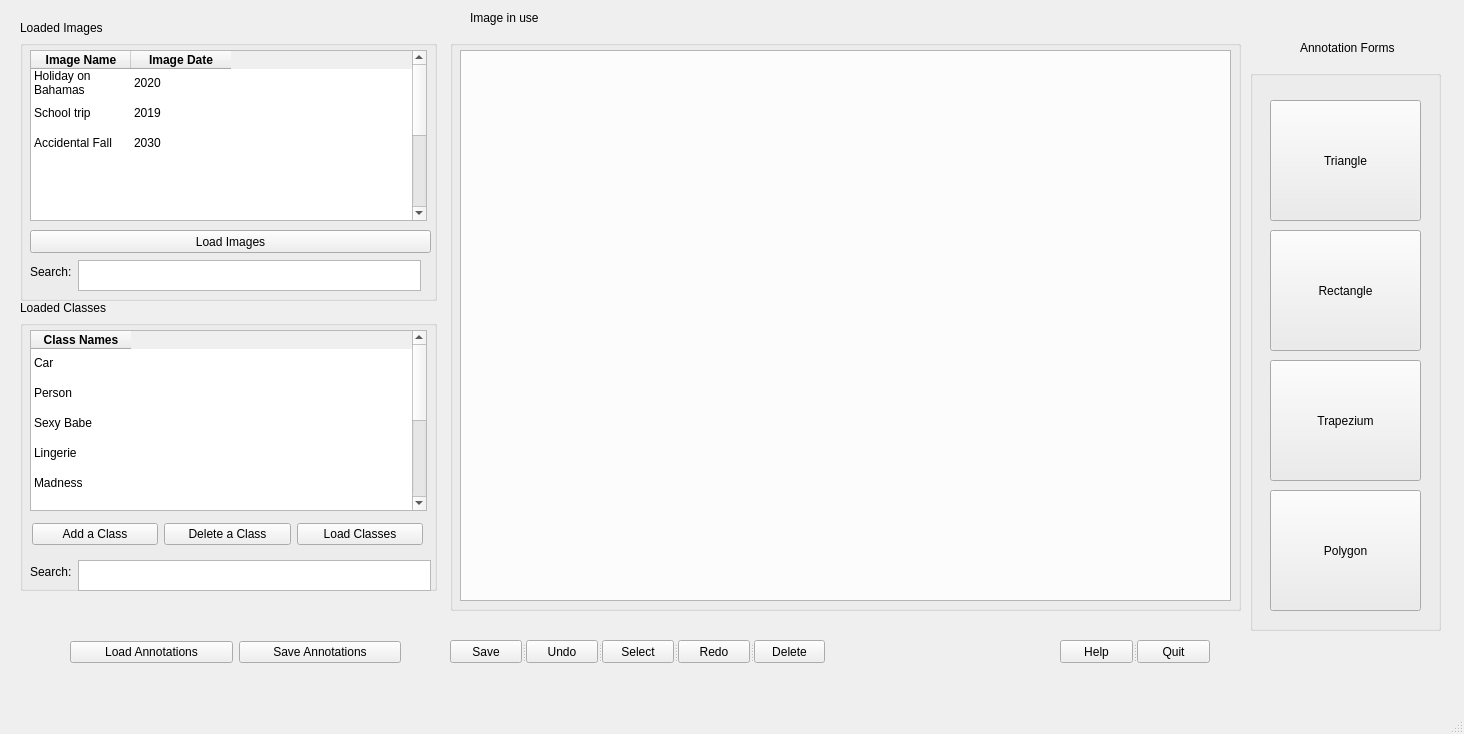
<?xml version="1.0" encoding="UTF-8"?>
<ui version="4.0">
 <class>MainWindow</class>
 <widget class="QMainWindow" name="MainWindow">
  <property name="geometry">
   <rect>
    <x>0</x>
    <y>0</y>
    <width>1464</width>
    <height>734</height>
   </rect>
  </property>
  <property name="windowTitle">
   <string>MainWindow</string>
  </property>
  <widget class="QWidget" name="centralwidget">
   <widget class="QGroupBox" name="groupBox">
    <property name="geometry">
     <rect>
      <x>20</x>
      <y>40</y>
      <width>417</width>
      <height>261</height>
     </rect>
    </property>
    <property name="title">
     <string/>
    </property>
    <widget class="QTableWidget" name="Images_table">
     <property name="enabled">
      <bool>true</bool>
     </property>
     <property name="geometry">
      <rect>
       <x>10</x>
       <y>10</y>
       <width>397</width>
       <height>171</height>
      </rect>
     </property>
     <property name="minimumSize">
      <size>
       <width>397</width>
       <height>0</height>
      </size>
     </property>
     <property name="maximumSize">
      <size>
       <width>397</width>
       <height>16777215</height>
      </size>
     </property>
     <property name="tabletTracking">
      <bool>false</bool>
     </property>
     <property name="focusPolicy">
      <enum>Qt::StrongFocus</enum>
     </property>
     <property name="contextMenuPolicy">
      <enum>Qt::DefaultContextMenu</enum>
     </property>
     <property name="layoutDirection">
      <enum>Qt::LeftToRight</enum>
     </property>
     <property name="autoFillBackground">
      <bool>false</bool>
     </property>
     <property name="frameShape">
      <enum>QFrame::StyledPanel</enum>
     </property>
     <property name="horizontalScrollBarPolicy">
      <enum>Qt::ScrollBarAsNeeded</enum>
     </property>
     <property name="sizeAdjustPolicy">
      <enum>QAbstractScrollArea::AdjustToContents</enum>
     </property>
     <property name="alternatingRowColors">
      <bool>false</bool>
     </property>
     <property name="showGrid">
      <bool>true</bool>
     </property>
     <property name="gridStyle">
      <enum>Qt::NoPen</enum>
     </property>
     <property name="sortingEnabled">
      <bool>true</bool>
     </property>
     <property name="wordWrap">
      <bool>true</bool>
     </property>
     <property name="cornerButtonEnabled">
      <bool>true</bool>
     </property>
     <property name="rowCount">
      <number>10</number>
     </property>
     <attribute name="horizontalHeaderVisible">
      <bool>true</bool>
     </attribute>
     <attribute name="horizontalHeaderCascadingSectionResizes">
      <bool>false</bool>
     </attribute>
     <attribute name="horizontalHeaderDefaultSectionSize">
      <number>100</number>
     </attribute>
     <attribute name="horizontalHeaderHighlightSections">
      <bool>false</bool>
     </attribute>
     <attribute name="horizontalHeaderShowSortIndicator" stdset="0">
      <bool>false</bool>
     </attribute>
     <attribute name="horizontalHeaderStretchLastSection">
      <bool>false</bool>
     </attribute>
     <attribute name="verticalHeaderVisible">
      <bool>false</bool>
     </attribute>
     <attribute name="verticalHeaderDefaultSectionSize">
      <number>30</number>
     </attribute>
     <attribute name="verticalHeaderHighlightSections">
      <bool>false</bool>
     </attribute>
     <attribute name="verticalHeaderShowSortIndicator" stdset="0">
      <bool>false</bool>
     </attribute>
     <attribute name="verticalHeaderStretchLastSection">
      <bool>false</bool>
     </attribute>
     <row>
      <property name="text">
       <string>New Row</string>
      </property>
     </row>
     <row>
      <property name="text">
       <string>New Row</string>
      </property>
     </row>
     <row>
      <property name="text">
       <string>New Row</string>
      </property>
     </row>
     <row>
      <property name="text">
       <string>New Row</string>
      </property>
     </row>
     <row>
      <property name="text">
       <string>New Row</string>
      </property>
     </row>
     <row>
      <property name="text">
       <string>New Row</string>
      </property>
     </row>
     <row>
      <property name="text">
       <string>New Row</string>
      </property>
     </row>
     <row>
      <property name="text">
       <string>New Row</string>
      </property>
     </row>
     <row>
      <property name="text">
       <string>New Row</string>
      </property>
     </row>
     <row>
      <property name="text">
       <string>New Row</string>
      </property>
     </row>
     <column>
      <property name="text">
       <string>Image Name</string>
      </property>
      <property name="font">
       <font>
        <weight>75</weight>
        <bold>true</bold>
       </font>
      </property>
      <property name="textAlignment">
       <set>AlignCenter</set>
      </property>
      <property name="background">
       <color>
        <red>198</red>
        <green>198</green>
        <blue>198</blue>
       </color>
      </property>
     </column>
     <column>
      <property name="text">
       <string>Image Date</string>
      </property>
      <property name="font">
       <font>
        <weight>75</weight>
        <bold>true</bold>
       </font>
      </property>
      <property name="textAlignment">
       <set>AlignCenter</set>
      </property>
      <property name="background">
       <color>
        <red>198</red>
        <green>198</green>
        <blue>198</blue>
       </color>
      </property>
      <property name="foreground">
       <brush brushstyle="SolidPattern">
        <color alpha="255">
         <red>0</red>
         <green>0</green>
         <blue>0</blue>
        </color>
       </brush>
      </property>
     </column>
     <item row="0" column="0">
      <property name="text">
       <string>Holiday on Bahamas</string>
      </property>
     </item>
     <item row="0" column="1">
      <property name="text">
       <string>2020</string>
      </property>
     </item>
     <item row="1" column="0">
      <property name="text">
       <string>School trip</string>
      </property>
     </item>
     <item row="1" column="1">
      <property name="text">
       <string>2019</string>
      </property>
     </item>
     <item row="2" column="0">
      <property name="text">
       <string>Accidental Fall</string>
      </property>
     </item>
     <item row="2" column="1">
      <property name="text">
       <string>2030</string>
      </property>
     </item>
     <item row="3" column="0">
      <property name="text">
       <string/>
      </property>
      <property name="font">
       <font>
        <weight>50</weight>
        <bold>false</bold>
       </font>
      </property>
     </item>
    </widget>
    <widget class="QPushButton" name="pushButton">
     <property name="geometry">
      <rect>
       <x>10</x>
       <y>190</y>
       <width>401</width>
       <height>23</height>
      </rect>
     </property>
     <property name="text">
      <string>Load Images</string>
     </property>
    </widget>
    <widget class="QWidget" name="">
     <property name="geometry">
      <rect>
       <x>10</x>
       <y>220</y>
       <width>391</width>
       <height>31</height>
      </rect>
     </property>
     <layout class="QFormLayout" name="formLayout">
      <item row="0" column="0">
       <widget class="QLabel" name="label_6">
        <property name="text">
         <string>Search:</string>
        </property>
       </widget>
      </item>
      <item row="0" column="1">
       <widget class="QTextEdit" name="textEdit"/>
      </item>
     </layout>
    </widget>
   </widget>
   <widget class="QLabel" name="label">
    <property name="geometry">
     <rect>
      <x>470</x>
      <y>10</y>
      <width>121</width>
      <height>16</height>
     </rect>
    </property>
    <property name="text">
     <string>Image in use</string>
    </property>
   </widget>
   <widget class="QLabel" name="label_2">
    <property name="geometry">
     <rect>
      <x>20</x>
      <y>20</y>
      <width>101</width>
      <height>16</height>
     </rect>
    </property>
    <property name="text">
     <string>Loaded Images</string>
    </property>
   </widget>
   <widget class="QLabel" name="label_3">
    <property name="geometry">
     <rect>
      <x>20</x>
      <y>300</y>
      <width>101</width>
      <height>16</height>
     </rect>
    </property>
    <property name="text">
     <string>Loaded Classes</string>
    </property>
   </widget>
   <widget class="QGroupBox" name="groupBox_3">
    <property name="geometry">
     <rect>
      <x>20</x>
      <y>320</y>
      <width>417</width>
      <height>271</height>
     </rect>
    </property>
    <property name="title">
     <string/>
    </property>
    <widget class="QTableWidget" name="Images_table_2">
     <property name="enabled">
      <bool>true</bool>
     </property>
     <property name="geometry">
      <rect>
       <x>10</x>
       <y>10</y>
       <width>397</width>
       <height>181</height>
      </rect>
     </property>
     <property name="minimumSize">
      <size>
       <width>397</width>
       <height>0</height>
      </size>
     </property>
     <property name="maximumSize">
      <size>
       <width>397</width>
       <height>16777215</height>
      </size>
     </property>
     <property name="tabletTracking">
      <bool>false</bool>
     </property>
     <property name="focusPolicy">
      <enum>Qt::StrongFocus</enum>
     </property>
     <property name="contextMenuPolicy">
      <enum>Qt::DefaultContextMenu</enum>
     </property>
     <property name="layoutDirection">
      <enum>Qt::LeftToRight</enum>
     </property>
     <property name="autoFillBackground">
      <bool>false</bool>
     </property>
     <property name="frameShape">
      <enum>QFrame::StyledPanel</enum>
     </property>
     <property name="horizontalScrollBarPolicy">
      <enum>Qt::ScrollBarAsNeeded</enum>
     </property>
     <property name="sizeAdjustPolicy">
      <enum>QAbstractScrollArea::AdjustToContents</enum>
     </property>
     <property name="alternatingRowColors">
      <bool>false</bool>
     </property>
     <property name="showGrid">
      <bool>true</bool>
     </property>
     <property name="gridStyle">
      <enum>Qt::NoPen</enum>
     </property>
     <property name="sortingEnabled">
      <bool>true</bool>
     </property>
     <property name="wordWrap">
      <bool>true</bool>
     </property>
     <property name="cornerButtonEnabled">
      <bool>true</bool>
     </property>
     <property name="rowCount">
      <number>10</number>
     </property>
     <attribute name="horizontalHeaderVisible">
      <bool>true</bool>
     </attribute>
     <attribute name="horizontalHeaderCascadingSectionResizes">
      <bool>false</bool>
     </attribute>
     <attribute name="horizontalHeaderDefaultSectionSize">
      <number>100</number>
     </attribute>
     <attribute name="horizontalHeaderHighlightSections">
      <bool>false</bool>
     </attribute>
     <attribute name="horizontalHeaderShowSortIndicator" stdset="0">
      <bool>false</bool>
     </attribute>
     <attribute name="horizontalHeaderStretchLastSection">
      <bool>false</bool>
     </attribute>
     <attribute name="verticalHeaderVisible">
      <bool>false</bool>
     </attribute>
     <attribute name="verticalHeaderDefaultSectionSize">
      <number>30</number>
     </attribute>
     <attribute name="verticalHeaderHighlightSections">
      <bool>false</bool>
     </attribute>
     <attribute name="verticalHeaderShowSortIndicator" stdset="0">
      <bool>false</bool>
     </attribute>
     <attribute name="verticalHeaderStretchLastSection">
      <bool>false</bool>
     </attribute>
     <row>
      <property name="text">
       <string>New Row</string>
      </property>
     </row>
     <row>
      <property name="text">
       <string>New Row</string>
      </property>
     </row>
     <row>
      <property name="text">
       <string>New Row</string>
      </property>
     </row>
     <row>
      <property name="text">
       <string>New Row</string>
      </property>
     </row>
     <row>
      <property name="text">
       <string>New Row</string>
      </property>
     </row>
     <row>
      <property name="text">
       <string>New Row</string>
      </property>
     </row>
     <row>
      <property name="text">
       <string>New Row</string>
      </property>
     </row>
     <row>
      <property name="text">
       <string>New Row</string>
      </property>
     </row>
     <row>
      <property name="text">
       <string>New Row</string>
      </property>
     </row>
     <row>
      <property name="text">
       <string>New Row</string>
      </property>
     </row>
     <column>
      <property name="text">
       <string>Class Names</string>
      </property>
      <property name="font">
       <font>
        <weight>75</weight>
        <bold>true</bold>
       </font>
      </property>
      <property name="textAlignment">
       <set>AlignCenter</set>
      </property>
      <property name="background">
       <color>
        <red>198</red>
        <green>198</green>
        <blue>198</blue>
       </color>
      </property>
     </column>
     <item row="0" column="0">
      <property name="text">
       <string>Car</string>
      </property>
     </item>
     <item row="1" column="0">
      <property name="text">
       <string>Person</string>
      </property>
     </item>
     <item row="2" column="0">
      <property name="text">
       <string>Sexy Babe</string>
      </property>
     </item>
     <item row="3" column="0">
      <property name="text">
       <string>Lingerie</string>
      </property>
      <property name="font">
       <font>
        <weight>50</weight>
        <bold>false</bold>
       </font>
      </property>
     </item>
     <item row="4" column="0">
      <property name="text">
       <string>Madness</string>
      </property>
     </item>
     <item row="5" column="0">
      <property name="text">
       <string/>
      </property>
     </item>
    </widget>
    <widget class="QWidget" name="layoutWidget">
     <property name="geometry">
      <rect>
       <x>10</x>
       <y>240</y>
       <width>401</width>
       <height>31</height>
      </rect>
     </property>
     <layout class="QFormLayout" name="formLayout_2">
      <item row="0" column="0">
       <widget class="QLabel" name="label_7">
        <property name="text">
         <string>Search:</string>
        </property>
       </widget>
      </item>
      <item row="0" column="1">
       <widget class="QTextEdit" name="textEdit_2"/>
      </item>
     </layout>
    </widget>
    <widget class="QWidget" name="">
     <property name="geometry">
      <rect>
       <x>12</x>
       <y>202</y>
       <width>391</width>
       <height>25</height>
      </rect>
     </property>
     <layout class="QHBoxLayout" name="horizontalLayout">
      <item>
       <widget class="QPushButton" name="pushButton_4">
        <property name="text">
         <string>Add a Class</string>
        </property>
       </widget>
      </item>
      <item>
       <widget class="QPushButton" name="pushButton_2">
        <property name="text">
         <string>Delete a Class</string>
        </property>
       </widget>
      </item>
      <item>
       <widget class="QPushButton" name="pushButton_3">
        <property name="text">
         <string>Load Classes</string>
        </property>
       </widget>
      </item>
     </layout>
    </widget>
   </widget>
   <widget class="QGraphicsView" name="graphicsView">
    <property name="geometry">
     <rect>
      <x>460</x>
      <y>50</y>
      <width>771</width>
      <height>551</height>
     </rect>
    </property>
   </widget>
   <widget class="QGroupBox" name="groupBox_2">
    <property name="geometry">
     <rect>
      <x>450</x>
      <y>40</y>
      <width>791</width>
      <height>571</height>
     </rect>
    </property>
    <property name="title">
     <string/>
    </property>
   </widget>
   <widget class="QPushButton" name="pushButton_17">
    <property name="geometry">
     <rect>
      <x>1270</x>
      <y>490</y>
      <width>151</width>
      <height>121</height>
     </rect>
    </property>
    <property name="text">
     <string>Polygon</string>
    </property>
   </widget>
   <widget class="QPushButton" name="pushButton_18">
    <property name="geometry">
     <rect>
      <x>1270</x>
      <y>360</y>
      <width>151</width>
      <height>121</height>
     </rect>
    </property>
    <property name="text">
     <string>Trapezium</string>
    </property>
   </widget>
   <widget class="QPushButton" name="pushButton_19">
    <property name="geometry">
     <rect>
      <x>1270</x>
      <y>230</y>
      <width>151</width>
      <height>121</height>
     </rect>
    </property>
    <property name="text">
     <string>Rectangle</string>
    </property>
   </widget>
   <widget class="QPushButton" name="pushButton_20">
    <property name="geometry">
     <rect>
      <x>1270</x>
      <y>100</y>
      <width>151</width>
      <height>121</height>
     </rect>
    </property>
    <property name="text">
     <string>Triangle</string>
    </property>
   </widget>
   <widget class="QGroupBox" name="groupBox_4">
    <property name="geometry">
     <rect>
      <x>1250</x>
      <y>70</y>
      <width>191</width>
      <height>561</height>
     </rect>
    </property>
    <property name="title">
     <string/>
    </property>
   </widget>
   <widget class="QLabel" name="label_4">
    <property name="geometry">
     <rect>
      <x>1300</x>
      <y>40</y>
      <width>101</width>
      <height>16</height>
     </rect>
    </property>
    <property name="text">
     <string>Annotation Forms</string>
    </property>
   </widget>
   <widget class="QSplitter" name="splitter">
    <property name="geometry">
     <rect>
      <x>450</x>
      <y>640</y>
      <width>375</width>
      <height>23</height>
     </rect>
    </property>
    <property name="orientation">
     <enum>Qt::Horizontal</enum>
    </property>
    <widget class="QPushButton" name="pushButton_8">
     <property name="text">
      <string>Save</string>
     </property>
    </widget>
    <widget class="QPushButton" name="pushButton_9">
     <property name="text">
      <string>Undo</string>
     </property>
    </widget>
    <widget class="QPushButton" name="pushButton_7">
     <property name="text">
      <string>Select</string>
     </property>
    </widget>
    <widget class="QPushButton" name="pushButton_10">
     <property name="text">
      <string>Redo</string>
     </property>
    </widget>
    <widget class="QPushButton" name="pushButton_11">
     <property name="text">
      <string>Delete</string>
     </property>
    </widget>
   </widget>
   <widget class="QSplitter" name="splitter_2">
    <property name="geometry">
     <rect>
      <x>1060</x>
      <y>640</y>
      <width>150</width>
      <height>23</height>
     </rect>
    </property>
    <property name="orientation">
     <enum>Qt::Horizontal</enum>
    </property>
    <widget class="QPushButton" name="pushButton_12">
     <property name="text">
      <string>Help</string>
     </property>
    </widget>
    <widget class="QPushButton" name="pushButton_13">
     <property name="text">
      <string>Quit</string>
     </property>
    </widget>
   </widget>
   <widget class="QWidget" name="">
    <property name="geometry">
     <rect>
      <x>70</x>
      <y>640</y>
      <width>331</width>
      <height>25</height>
     </rect>
    </property>
    <layout class="QHBoxLayout" name="horizontalLayout_2">
     <item>
      <widget class="QPushButton" name="pushButton_5">
       <property name="text">
        <string>Load Annotations</string>
       </property>
      </widget>
     </item>
     <item>
      <widget class="QPushButton" name="pushButton_6">
       <property name="text">
        <string>Save Annotations</string>
       </property>
      </widget>
     </item>
    </layout>
   </widget>
   <zorder>groupBox_3</zorder>
   <zorder>groupBox</zorder>
   <zorder>layoutWidget</zorder>
   <zorder>label</zorder>
   <zorder>label_2</zorder>
   <zorder>label_3</zorder>
   <zorder>pushButton_5</zorder>
   <zorder>pushButton_6</zorder>
   <zorder>pushButton_7</zorder>
   <zorder>pushButton_8</zorder>
   <zorder>pushButton_9</zorder>
   <zorder>pushButton_10</zorder>
   <zorder>graphicsView</zorder>
   <zorder>groupBox_2</zorder>
   <zorder>pushButton_7</zorder>
   <zorder>pushButton_8</zorder>
   <zorder>pushButton_9</zorder>
   <zorder>pushButton_10</zorder>
   <zorder>pushButton_11</zorder>
   <zorder>pushButton_12</zorder>
   <zorder>pushButton_13</zorder>
   <zorder>pushButton_5</zorder>
   <zorder>pushButton_6</zorder>
   <zorder>pushButton_17</zorder>
   <zorder>pushButton_18</zorder>
   <zorder>pushButton_19</zorder>
   <zorder>pushButton_20</zorder>
   <zorder>groupBox_4</zorder>
   <zorder>label_4</zorder>
  </widget>
  <widget class="QStatusBar" name="statusbar"/>
  <widget class="QMenuBar" name="menuBar">
   <property name="geometry">
    <rect>
     <x>0</x>
     <y>0</y>
     <width>1464</width>
     <height>21</height>
    </rect>
   </property>
  </widget>
 </widget>
 <resources/>
 <connections/>
</ui>
